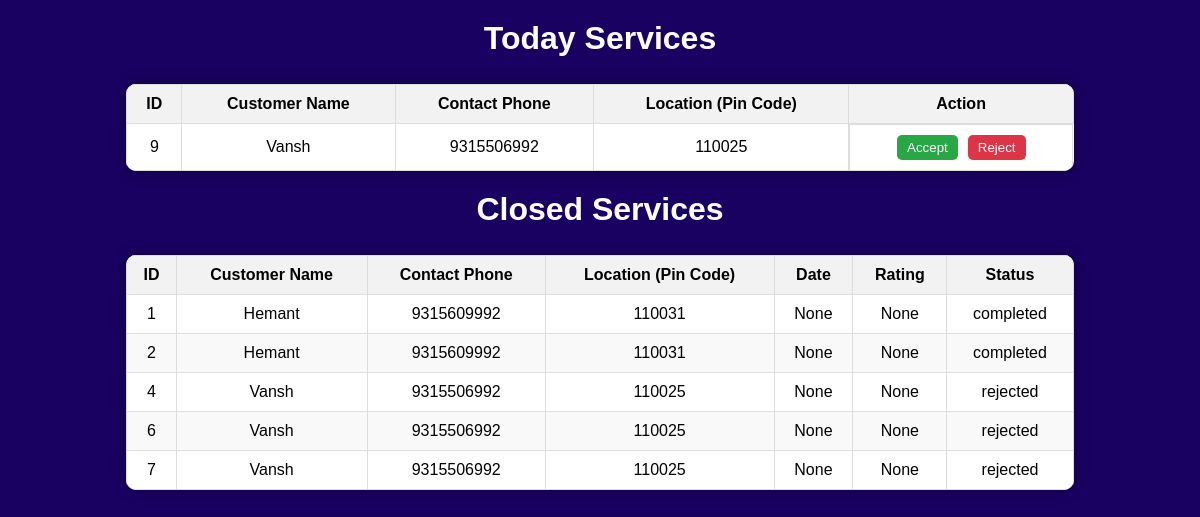
/professional/dashboard/1 (signed in), run on the app's committed database.
### models.py (models this page shows)
class ServiceRequest(db.Model):
    id = db.Column(db.Integer, primary_key=True)
    service_id = db.Column(db.Integer, db.ForeignKey('service.id'))
    customer_id = db.Column(db.Integer, db.ForeignKey('user.id'))
    professional_id = db.Column(db.Integer, db.ForeignKey('user.id'), nullable=True)
    date_of_request = db.Column(db.DateTime)
    date_of_completion = db.Column(db.DateTime)
    service_status = db.Column(db.String(50))  # e.g., "requested", "assigned", "closed"
    remarks = db.Column(db.Text)
    service = db.relationship('Service', back_populates='service_requests', lazy=True)
    customer = db.relationship('User', foreign_keys=[customer_id], back_populates='customer_requests', lazy=True)
    professional = db.relationship('User', foreign_keys=[professional_id], back_populates='professional_requests', lazy=True)

class User(db.Model, UserMixin):
    id = db.Column(db.Integer, primary_key=True)
    username = db.Column(db.String(150), unique=True, nullable=False)
    password = db.Column(db.String(150), nullable=False)
    role = db.Column(db.String(50))  # "admin", "professional", "customer"
    name = db.Column(db.String(150), unique=True, nullable=False)
    phone = db.Column(db.Integer)
    address = db.Column(db.String(150))
    pincode = db.Column(db.Integer)
    experience = db.Column(db.Integer)
    rating = db.Column(db.Integer)
    service_id = db.Column(db.Integer, db.ForeignKey('service.id'))
    customer_requests = db.relationship(
        'ServiceRequest', foreign_keys='ServiceRequest.customer_id',
        back_populates='customer', lazy=True
    )
    professional_requests = db.relationship(
        'ServiceRequest', foreign_keys='ServiceRequest.professional_id',
        back_populates='professional', lazy=True
    )

### app.py (the view)
@app.route('/professional/dashboard/<int:service_id>')
@login_required
def professional_dashboard(service_id):
    if current_user.role != "professional":
        return redirect(url_for("customer_login"))
    customer=User.query.filter_by().all()
    closed_request= ServiceRequest.query.filter(
    and_(
        ServiceRequest.service_id == service_id,
        or_(
        ServiceRequest.service_status == "rejected",
        ServiceRequest.service_status == "completed"
        )
    )
).all()
    open_request= ServiceRequest.query.filter(
    and_(
        ServiceRequest.service_id == service_id,
        or_(
        ServiceRequest.service_status == "requested",
        ServiceRequest.service_status == "assigned"
        )
    )
).all()
    service_requests = ServiceRequest.query.filter_by(service_id=service_id).all()
    return render_template("professional_dashboard.html",open_request=open_request,closed_request=closed_request, service_id=service_id, customer=customer, service_requests=service_requests)

### app.py (called while the page is built)
@login_manager.user_loader
def load_user(user_id):
    return User.query.get(int(user_id))

### templates/professional_dashboard.html (shortened to what this page needs)
<!DOCTYPE html>
<html lang="en">
<head>
</head>
<body>
    <h2 style="text-align:center;">Today Services</h2>
    <div class="table-container">
        <table>
            <thead>
                <tr>
                    <th>ID</th>
                    <th>Customer Name</th>
                    <th>Contact Phone</th>
                    <th>Location (Pin Code)</th>
                    <th>Action</th>
                </tr>
            </thead>
            <tbody>
                {% for request in open_request  %}
                    {% if request.service_status == "requested" or "assigned" %}
                <tr>
                    <td>{{ request.id }}</td>
                    <td>{{ request.customer.name }}</td>
                    <td>{{ request.customer.phone }}</td>
                    <td>{{ request.customer.pincode }}</td>
                    <td class="actions">
                        {% if request.service_status == "requested"  %}
                            <form action="{{ url_for('accept_request', request_id=request.id, service_id=service_id) }}" method="POST">
                                <button type="submit" class="btn btn-success">Accept</button>
                            </form>
                            <form action="{{ url_for('reject_request', request_id=request.id, service_id=service_id) }}" method="POST">
                                <button type="submit" class="btn btn-danger">Reject</button>
                            </form>
                        {% elif request.service_status == "assigned" %}
                            <form action="{{ url_for('complete_request', request_id=request.id, service_id=service_id) }}" method="POST">
                                <button type="submit" class="btn btn-primary">Complete</button>
                            </form>
                        {% endif %}
                    </td>
                </tr>
                {%endif %}
                {% endfor %}
            </tbody>
        </table>
    </div>
    <h2 style="text-align:center;">Closed Services</h2>
    <div class="table-container">
        <table>
            <thead>
                <tr>
                    <th>ID</th>
                    <th>Customer Name</th>
                    <th>Contact Phone</th>
                    <th>Location (Pin Code)</th>
                    <th>Date</th>
                    <th>Rating</th>
                    <th>Status</th>
                </tr>
            </thead>
            <tbody>
                {% for request in closed_request %}
                <tr>
                    <td>{{ request.id }}</td>
                    <td>{{ request.customer.name }}</td>
                    <td>{{ request.customer.phone }}</td>
                    <td>{{ request.customer.pincode }}</td>
                    <td>{{ request.date_of_completion }}</td>
                    <td>{{ request.remarks }}</td>
                    <td>{{request.service_status}}</td>
                </tr>
                {% endfor %}
            </tbody>
        </table>
    </div>
</body>
</html>

### templates/professional_dashboard.html (style rules this page uses)
body { background-color: #180161; color: white; font-family: sans-serif; }
h2 { margin-top: 20px; font-size: 2em; }
.table-container { width: 80%; margin: 20px auto; background-color: #ffffff; color: #000000; border-radius: 10px; box-shadow: 0px 0px 15px rgba(0, 0, 0, 0.3); overflow: hidden; }
table { width: 100%; border-collapse: collapse; font-size: 1em; }
th, td { padding: 10px; text-align: center; border: 1px solid #dddddd; }
th { background-color: #f2f2f2; font-weight: bold; }
tr:nth-child(even) { background-color: #f9f9f9; }
.actions { display: flex; gap: 10px; justify-content: center; }
.btn { padding: 5px 10px; border: none; border-radius: 5px; cursor: pointer; }
.btn-success { background-color: #28a745; color: white; }
.btn-danger { background-color: #dc3545; color: white; }

### data on the page
ServiceRequest: id "9", customer.name "Vansh", customer.phone "9315506992", customer.pincode "110025"
ServiceRequest: id "1", customer.name "Hemant", customer.phone "9315609992", customer.pincode "110031", date_of_completion "None", remarks "None", service_status "completed"
ServiceRequest: id "2", customer.name "Hemant", customer.phone "9315609992", customer.pincode "110031", date_of_completion "None", remarks "None", service_status "completed"
ServiceRequest: id "4", customer.name "Vansh", customer.phone "9315506992", customer.pincode "110025", date_of_completion "None", remarks "None", service_status "rejected"
ServiceRequest: id "6", customer.name "Vansh", customer.phone "9315506992", customer.pincode "110025", date_of_completion "None", remarks "None", service_status "rejected"
ServiceRequest: id "7", customer.name "Vansh", customer.phone "9315506992", customer.pincode "110025", date_of_completion "None", remarks "None", service_status "rejected"
